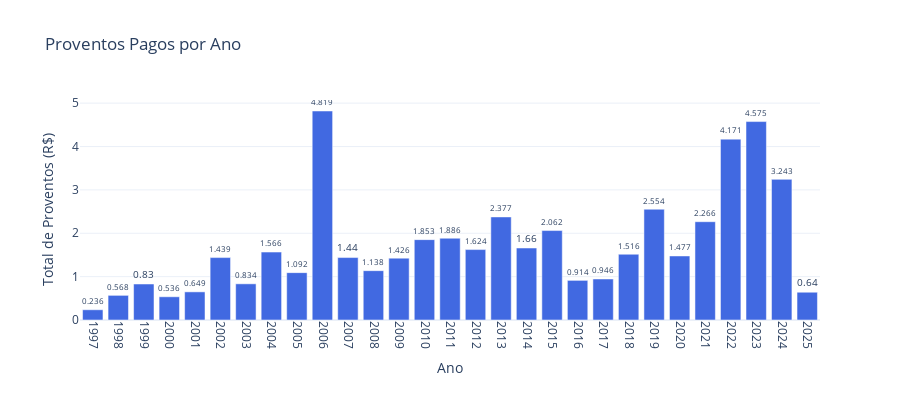

Here is the notebook cell this chart was saved with:
### Code cell
import plotly.graph_objects as go

# Gráfico com Plotly
fig = go.Figure(
    data=[
        go.Bar(
            x=proventos_anuais["year_str"],
            y=proventos_anuais["valueCash"],
            marker_color="royalblue",
            text=proventos_anuais["valueCash"].round(3),
            textposition="outside"
        )
    ]
)

fig.update_layout(
    title="Proventos Pagos por Ano",
    xaxis_title="Ano",
    yaxis_title="Total de Proventos (R$)",
    xaxis_tickangle=90,
    template="plotly_white",
    height=400
)

fig.show()

### Figure 1 — Plotly figure (JSON) as saved in the notebook; plotly's stock layout.template omitted (floating-point values rounded to 4 significant figures)
{"data": [{"marker": {"color": "royalblue"}, "text": [0.236, 0.568, 0.83, 0.536, 0.649, 1.439, 0.834, 1.566, 1.092, 4.819, 1.44, 1.138, 1.426, 1.853, 1.886, 1.624, 2.377, 1.66, 2.062, 0.914, 0.946, 1.516, 2.554, 1.477, 2.266, 4.171, 4.575, 3.243, 0.64], "textposition": "outside", "type": "bar", "x": ["1997", "1998", "1999", "2000", "2001", "2002", "2003", "2004", "2005", "2006", "2007", "2008", "2009", "2010", "2011", "2012", "2013", "2014", "2015", "2016", "2017", "2018", "2019", "2020", "2021", "2022", "2023", "2024", "2025"], "y": [0.2362, 0.5685, 0.83, 0.5357, 0.6489, 1.439, 0.8342, 1.566, 1.092, 4.819, 1.44, 1.138, 1.426, 1.853, 1.886, 1.624, 2.377, 1.66, 2.062, 0.9137, 0.946, 1.516, 2.554, 1.477, 2.266, 4.171, 4.575, 3.243, 0.6404]}], "layout": {"height": 400, "title": {"text": "Proventos Pagos por Ano"}, "xaxis": {"tickangle": 90, "title": {"text": "Ano"}}, "yaxis": {"title": {"text": "Total de Proventos (R$)"}}}}
